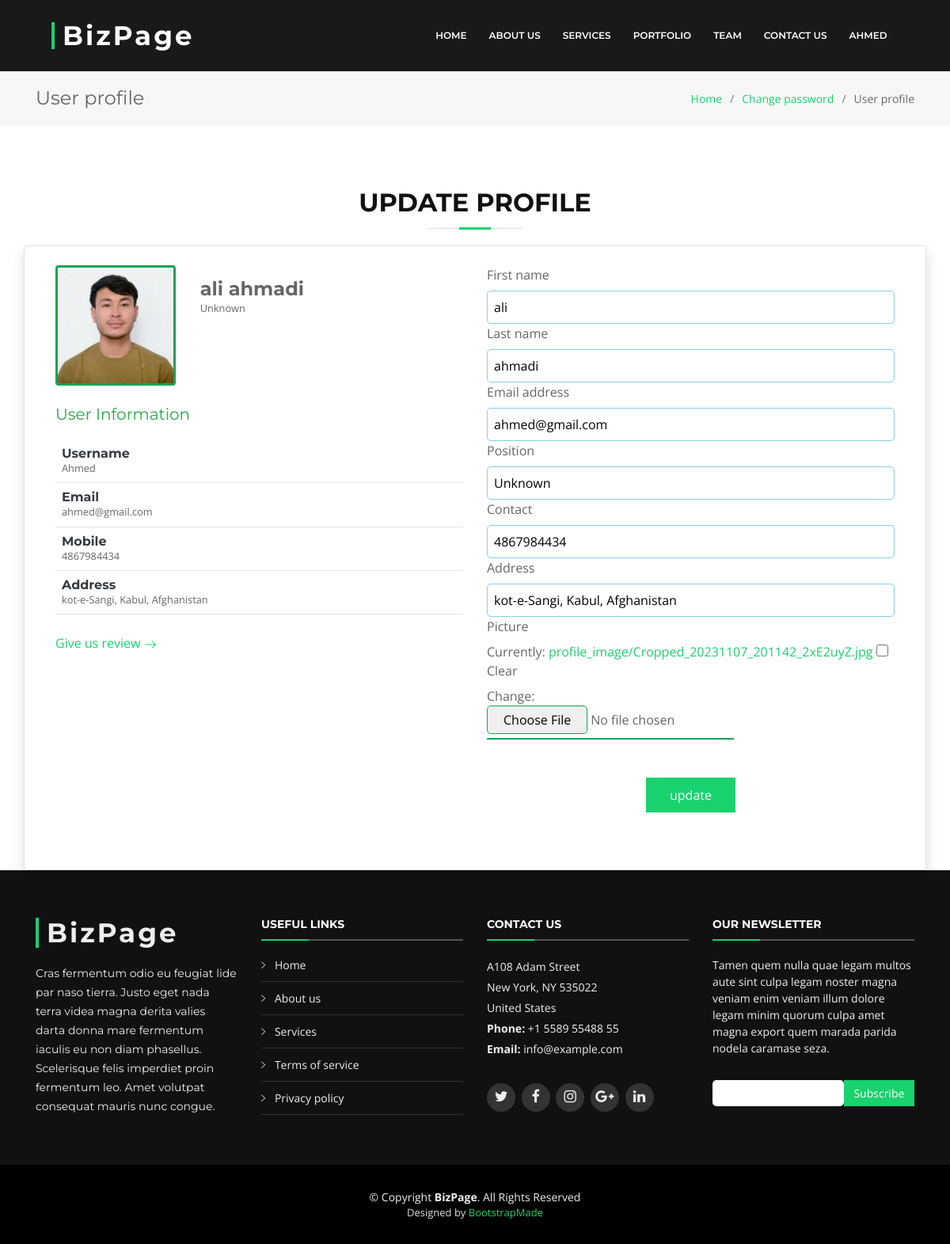
Screenshot of /profile/update (signed in) with the database file from the repository.
### blog/models.py (models this page shows, shortened)
class Profile(models.Model):
    user = models.OneToOneField(User, null=True, blank=True, on_delete=models.CASCADE)
    position = models.CharField(max_length=100, blank=True, null=True)
    contact = models.IntegerField(blank=True, null=True)
    address = models.CharField(max_length=100, null=True, blank=True)
    picture = models.ImageField(default='default.svg', upload_to='profile_image', null=True, blank=True)

### blog/views.py (the view, shortened to what this page needs)
# urls.py: path('profile/update', views.update_profile, name='profile'),
def update_profile(request):
    user = request.user
    user_form = UserUpdateForm(instance=user)
    profile_form = ProfileUpdateForm(instance=user.profile)
    user = User.objects.get(id=user.id)
    context = {
        'user_form':user_form,
        'profile_form':profile_form,
        'user':user
    }
    return render(request, 'forms/update_profile.html', context)

### blog/forms.py
class UserUpdateForm(forms.ModelForm):
    class Meta:
        model = User
        fields = ['first_name','last_name','email']

class ProfileUpdateForm(forms.ModelForm):
    class Meta:
        model = Profile
        fields = "__all__"
        exclude = ('user',)

### templates/forms/update_profile.html (shortened to what this page needs)
{% load static %}
{% include '../links/link.html' %}
{% include './sub-header.html' %}
   <section class="breadcrumbs">
    <div class="container">
      <div class="d-flex justify-content-between align-items-center">
        <h2>User profile</h2>
        <ol>
          <li><a href="{%  url 'index' %}">Home</a></li>
          <li><a href="{% url 'change_password' %}">Change password</a></li>
          <li>User profile</li>
        </ol>
      </div>
    </div>
  </section>
    <section class="portfolio-details">
        <div class="container">
                <div class="section-header ">
                  <h3>update profile</h3>
                </div>
                  <div class="row shadow border rounded bg-white p-4">
                    <div class="col-lg-6 col-md-6 col-sm-12 ">
                        <div class="row">
                          <div class="col-lg-4 col-md-4">
                            <img src="{{user.profile.picture.url}}" class="profile-picture rounded w-100 h-100" alt="Profile">
                          </div>
                          <div class="col-lg-8 col-md-8 p-sm-3" >
                            <h4 class="font-weight-bold pb-0 mb-0">{{user.get_full_name}}</h4>
                            <small>{{user.profile.position}}</small>
                          </div>
                        </div>
                      <div class=" my-4">
                        <h5 class="text-success">User Information</h5>
                        <div class="border-bottom p-2">
                          <h6 class="text-dark m-0 p-0 font-weight-bold">Username</h6>
                          <small>{{user.username}}</small>
                        </div>
                        <div class="border-bottom p-2">
                          <h6 class="text-dark m-0 p-0 font-weight-bold">Email</h6>
                          <small >{{user.email}}</small>
                        </div>
                        <div class="border-bottom p-2">
                          <h6 class="text-dark m-0 p-0 font-weight-bold">Mobile</h6>
                          <small>{{user.profile.contact}}</small>
                        </div>
                        <div class="border-bottom p-2">
                          <h6 class="text-dark m-0 p-0 font-weight-bold">Address</h6>
                          <small>{{user.profile.address}}</small>
                        </div>
                      </div>
                      <a href="{% url 'user_review' %}">
                        Give us review
                        <svg xmlns="http://www.w3.org/2000/svg" width="16" height="16" fill="currentColor" class="bi bi-arrow-right" viewBox="0 0 16 16">
                          <path fill-rule="evenodd" d="M1 8a.5.5 0 0 1 .5-.5h11.793l-3.147-3.146a.5.5 0 0 1 .708-.708l4 4a.5.5 0 0 1 0 .708l-4 4a.5.5 0 0 1-.708-.708L13.293 8.5H1.5A.5.5 0 0 1 1 8"/>
                        </svg>
                      </a>
                    </div>
                    <div class="col-lg-6 col-md-6 col-sm-12">
                      <form action="{% url 'update_profile' %}" enctype="multipart/form-data" method="POST">
                        {% for field in user_form %}
                        <label>{{field.label}}</label>
                        {{field}}
                        {% endfor %}
                        {% for field in profile_form %}
                        <label class="d-block">{{field.label}}</label>
                        {{field}}
                        {% endfor %}
                        <div class="text-center my-5">
                          <button type="submit">update</button>
                        </div>
                      </form>
                    </div>
                  </div>
        </div>
    </section>
<footer id="footer">
    <div class="footer-top">
      <div class="container">
        <div class="row">
          <div class="col-lg-3 col-md-6 footer-info">
            <h3>BizPage</h3>
            <p>Cras fermentum odio eu feugiat lide par naso tierra. Justo eget nada terra videa magna derita valies darta donna mare fermentum iaculis eu non diam phasellus. Scelerisque felis imperdiet proin fermentum leo. Amet volutpat consequat mauris nunc congue.</p>
          </div>
          <div class="col-lg-3 col-md-6 footer-links">
            <h4>Useful Links</h4>
            <ul>
              <li><i class="ion-ios-arrow-right"></i> <a href="#">Home</a></li>
              <li><i class="ion-ios-arrow-right"></i> <a href="#">About us</a></li>
              <li><i class="ion-ios-arrow-right"></i> <a href="#">Services</a></li>
              <li><i class="ion-ios-arrow-right"></i> <a href="#">Terms of service</a></li>
              <li><i class="ion-ios-arrow-right"></i> <a href="#">Privacy policy</a></li>
            </ul>
          </div>
          <div class="col-lg-3 col-md-6 footer-contact">
            <h4>Contact Us</h4>
            <p>
              A108 Adam Street <br>
              New York, NY 535022<br>
              United States <br>
              <strong>Phone:</strong> +1 5589 55488 55<br>
              <strong>Email:</strong> info@example.com<br>
            </p>
            <div class="social-links">
              <a href="#" class="twitter"><i class="fa fa-twitter"></i></a>
              <a href="#" class="facebook"><i class="fa fa-facebook"></i></a>
              <a href="#" class="instagram"><i class="fa fa-instagram"></i></a>
              <a href="#" class="google-plus"><i class="fa fa-google-plus"></i></a>
              <a href="#" class="linkedin"><i class="fa fa-linkedin"></i></a>
            </div>
          </div>
          <div class="col-lg-3 col-md-6 footer-newsletter">
            <h4>Our Newsletter</h4>
            <p>Tamen quem nulla quae legam multos aute sint culpa legam noster magna veniam enim veniam illum dolore legam minim quorum culpa amet magna export quem marada parida nodela caramase seza.</p>
            <form action="" method="post">
              <input type="email" name="email"><input type="submit" value="Subscribe">
            </form>
          </div>
        </div>
      </div>
    </div>
    <div class="container">
      <div class="copyright">
        &copy; Copyright <strong>BizPage</strong>. All Rights Reserved
      </div>
      <div class="credits">
        Designed by <a href="https://bootstrapmade.com/">BootstrapMade</a>
      </div>
    </div>
  </footer>

### templates/forms/sub-header.html (shortened to what this page needs)
{% load static %}
<header id="header" class="fixed-top mb-5">
    <div class="container-fluid">
      <div class="row justify-content-center">
        <div class="col-xl-11 d-flex align-items-center">
          <h1 class="logo mr-auto"><a href="{% url 'index' %}">BizPage</a></h1>
          <nav class="nav-menu d-none d-lg-block">
            <ul>
              <li><a href="{% url 'index' %}">Home</a></li>
              <li><a href="#about">About Us</a></li>
              <li><a href="#services">Services</a></li>
              <li><a href="#portfolio">Portfolio</a></li>
              <li><a href="#team">Team</a></li>
              <li><a href="#contact">Contact Us</a></li>
              {% if user.is_authenticated %}
              <li class="drop-down"><a href="">{{request.user}}</a>
              </li>
              {% endif %}
            </ul>
          </nav>
        </div>
      </div>
    </div>
  </header>

### rows the page displays
Profile: profile_form "Unknown" "4867984434" "kot-e-Sangi, Kabul, Afghanistan"

### other values shown
{{ request.user }} "AHMED"
{{ user.get_full_name }} "ali ahmadi"
{{ user.profile.position }} "Unknown"
{{ user.username }} "Ahmed"
{{ user.email }} "ahmed@gmail.com"
{{ user.profile.contact }} "4867984434"
{{ user.profile.address }} "kot-e-Sangi, Kabul, Afghanistan"
{{ field.label }} "First name" "Last name" "Email address"
{{ field.label }} "Position" "Contact" "Address" "Picture"
